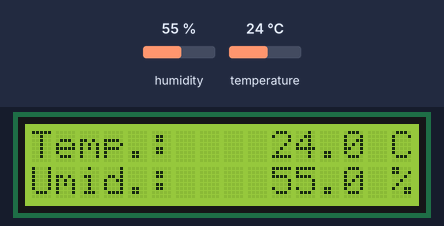
A sketch run on a simulated Arduino Uno, built with avr-gcc and run on an emulated ATmega328P. Parts: 16×2 character LCD. The inputs (shaded band) are chosen by the test bench; at power-on: humidity 55 %, temperature 24 °C. What the sketch prints to the serial monitor is not drawn.

Above: at 1.2 s.
1.3 s: humidity set to 22 %
At 4.2 s:
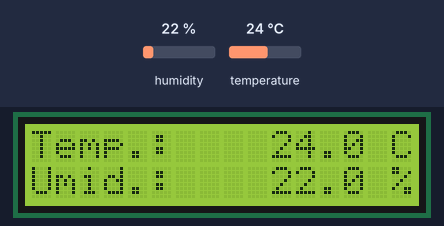
5.2 s: temperature set to 12 °C
At 6.7 s:
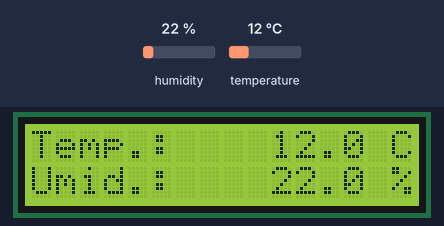
9.1 s: humidity set to 40 %
At 10.3 s:
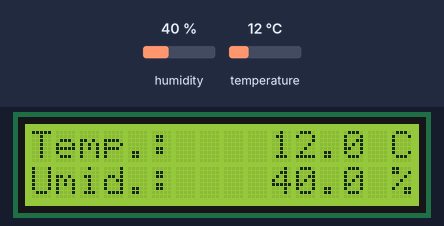
13.0 s: temperature set to 19 °C
At 16.4 s:
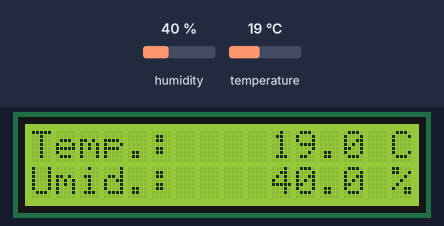
Timing chart, 0 to 17.9 s (numbered marks = the images above; inputs shaded):
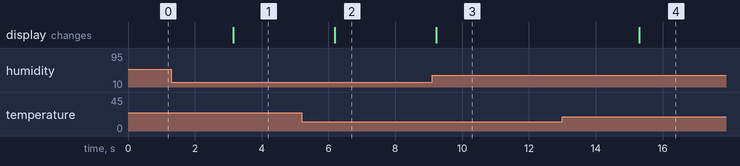

Measured:
- after the input at 1.3 s, the display: changes after 1.9 s (image 1)
- after the input at 5.2 s, the display: changes after 0.99 s (image 2)
- after the input at 9.1 s, the display: changes after 0.13 s (image 3)
- after the input at 13.0 s, the display: changes after 2.3 s (image 4)

The sketch:

Aula5.ino
```cpp
#include <Wire.h>
#include <LiquidCrystal_I2C.h>
#include <DHT.h>

#define DHTPIN 10
#define DHTTYPE DHT11

LiquidCrystal_I2C lcd(0x27, 16, 2);
DHT dht(DHTPIN, DHTTYPE); // (pino, tipo)

bool texto = true;

void setup() {
  // ==============  LCD  ==============
  lcd.init();
  lcd.backlight();

  // ============== DHT11 ==============
  dht.begin();

  // ============== DEBUG ==============

  Serial.begin(9600);
}

void loop() {
  float temperature = dht.readTemperature();
  float humidity = dht.readHumidity();

  Serial.println(String(temperature) + " " + String(humidity));

  if (isnan(temperature) || isnan(humidity)) {
    lcd.clear();
    lcd.setCursor(0, 0);
    lcd.print("Erro ao ler DHT");
    texto = true;

  } else {
    if (texto) {
      lcd.clear();
      lcd.setCursor(0, 0);
      lcd.print("Temp.:");
      lcd.setCursor(0, 1);
      lcd.print("Umid.:");
      texto = false;
    }

    String info1 = String(temperature, 1) + " C";
    String info2 = String(humidity, 1) + " %";

    lcd.setCursor(16 - info1.length(), 0);
    lcd.print(info1);
    lcd.setCursor(16 - info1.length(), 1);
    lcd.print(info2);

  }
  delay(3000);
}
```
